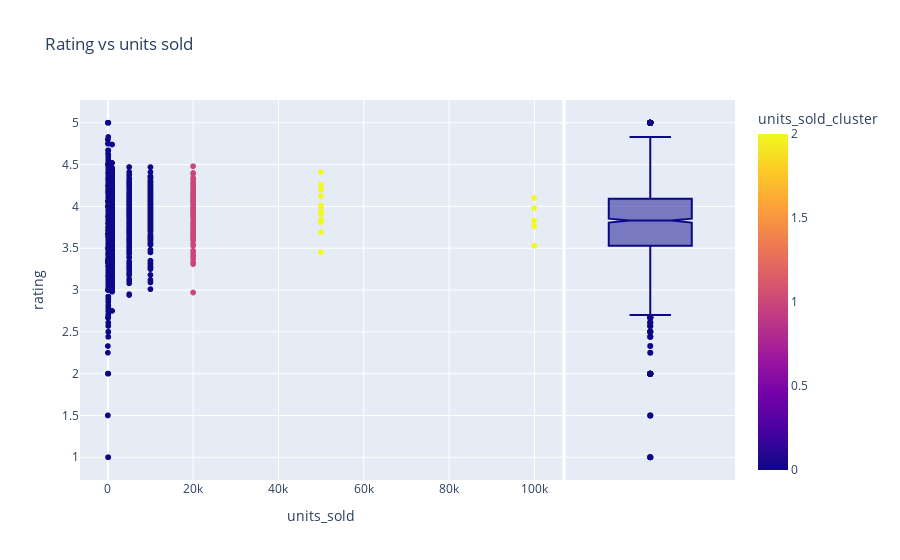

Source (notebook cell):
### Code cell
!pip install plotly
import plotly.express as px
px.scatter(modelData,x='units_sold',y='rating', color='units_sold_cluster', marginal_y ='box',title='Rating vs units sold')

### Figure 1 — Plotly figure (JSON) as saved in the notebook; plotly's stock layout.template omitted (floating-point values rounded to 4 significant figures; data arrays with more than 128 entries replaced by an {"elided": "..."} marker saying what was removed)
{"data": [{"hovertemplate": "units_sold=%{x}<br>rating=%{y}<br>units_sold_cluster=%{marker.color}<extra></extra>", "legendgroup": "", "marker": {"color": {"elided": "1430 int values"}, "coloraxis": "coloraxis", "symbol": "circle"}, "mode": "markers", "name": "", "showlegend": false, "type": "scattergl", "x": {"elided": "1430 int values"}, "xaxis": "x", "y": {"elided": "1430 float values"}, "yaxis": "y"}, {"alignmentgroup": "True", "hovertemplate": "rating=%{y}<extra></extra>", "legendgroup": "", "marker": {"color": "#0d0887", "symbol": "circle"}, "name": "", "notched": true, "offsetgroup": "", "showlegend": false, "type": "box", "xaxis": "x2", "y": {"elided": "1430 float values"}, "yaxis": "y2"}], "layout": {"coloraxis": {"colorbar": {"title": {"text": "units_sold_cluster"}}, "colorscale": [[0, "#0d0887"], [0.1111, "#46039f"], [0.2222, "#7201a8"], [0.3333, "#9c179e"], [0.4444, "#bd3786"], [0.5556, "#d8576b"], [0.6667, "#ed7953"], [0.7778, "#fb9f3a"], [0.8889, "#fdca26"], [1, "#f0f921"]]}, "legend": {"tracegroupgap": 0}, "title": {"text": "Rating vs units sold"}, "xaxis": {"anchor": "y", "domain": [0, 0.7363], "title": {"text": "units_sold"}}, "xaxis2": {"anchor": "y2", "domain": [0.7413, 1], "matches": "x2", "showgrid": false, "showline": false, "showticklabels": false, "ticks": ""}, "yaxis": {"anchor": "x", "domain": [0, 1], "title": {"text": "rating"}}, "yaxis2": {"anchor": "x2", "domain": [0, 1], "matches": "y", "showgrid": true, "showticklabels": false}}}
